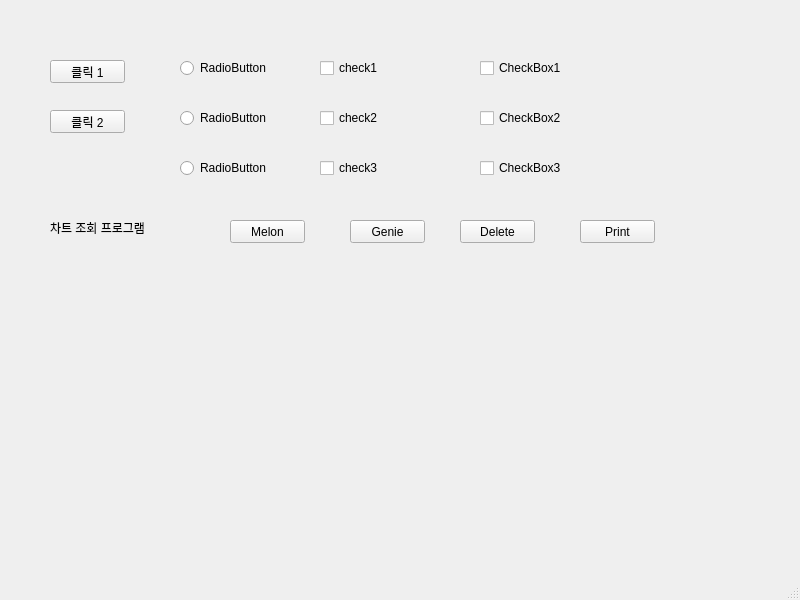
<?xml version="1.0" encoding="UTF-8"?>
<ui version="4.0">
 <class>MainWindow</class>
 <widget class="QMainWindow" name="MainWindow">
  <property name="geometry">
   <rect>
    <x>0</x>
    <y>0</y>
    <width>800</width>
    <height>600</height>
   </rect>
  </property>
  <property name="windowTitle">
   <string>MainWindow</string>
  </property>
  <widget class="QWidget" name="centralwidget">
   <widget class="QPushButton" name="pushButton_1">
    <property name="geometry">
     <rect>
      <x>50</x>
      <y>60</y>
      <width>75</width>
      <height>23</height>
     </rect>
    </property>
    <property name="text">
     <string>클릭 1</string>
    </property>
   </widget>
   <widget class="QPushButton" name="pushButton_2">
    <property name="geometry">
     <rect>
      <x>50</x>
      <y>110</y>
      <width>75</width>
      <height>23</height>
     </rect>
    </property>
    <property name="text">
     <string>클릭 2</string>
    </property>
   </widget>
   <widget class="QRadioButton" name="radioButton_1">
    <property name="geometry">
     <rect>
      <x>180</x>
      <y>60</y>
      <width>90</width>
      <height>16</height>
     </rect>
    </property>
    <property name="text">
     <string>RadioButton</string>
    </property>
   </widget>
   <widget class="QRadioButton" name="radioButton_2">
    <property name="geometry">
     <rect>
      <x>180</x>
      <y>110</y>
      <width>90</width>
      <height>16</height>
     </rect>
    </property>
    <property name="text">
     <string>RadioButton</string>
    </property>
   </widget>
   <widget class="QRadioButton" name="radioButton_3">
    <property name="geometry">
     <rect>
      <x>180</x>
      <y>160</y>
      <width>90</width>
      <height>16</height>
     </rect>
    </property>
    <property name="text">
     <string>RadioButton</string>
    </property>
   </widget>
   <widget class="QCheckBox" name="check1">
    <property name="geometry">
     <rect>
      <x>320</x>
      <y>60</y>
      <width>81</width>
      <height>16</height>
     </rect>
    </property>
    <property name="text">
     <string>check1</string>
    </property>
   </widget>
   <widget class="QCheckBox" name="check2">
    <property name="geometry">
     <rect>
      <x>320</x>
      <y>110</y>
      <width>81</width>
      <height>16</height>
     </rect>
    </property>
    <property name="text">
     <string>check2</string>
    </property>
   </widget>
   <widget class="QCheckBox" name="check3">
    <property name="geometry">
     <rect>
      <x>320</x>
      <y>160</y>
      <width>81</width>
      <height>16</height>
     </rect>
    </property>
    <property name="text">
     <string>check3</string>
    </property>
   </widget>
   <widget class="QCheckBox" name="checkBox1">
    <property name="geometry">
     <rect>
      <x>480</x>
      <y>60</y>
      <width>91</width>
      <height>16</height>
     </rect>
    </property>
    <property name="text">
     <string>CheckBox1</string>
    </property>
   </widget>
   <widget class="QCheckBox" name="checkBox2">
    <property name="geometry">
     <rect>
      <x>480</x>
      <y>110</y>
      <width>91</width>
      <height>16</height>
     </rect>
    </property>
    <property name="text">
     <string>CheckBox2</string>
    </property>
   </widget>
   <widget class="QCheckBox" name="checkBox3">
    <property name="geometry">
     <rect>
      <x>480</x>
      <y>160</y>
      <width>91</width>
      <height>16</height>
     </rect>
    </property>
    <property name="text">
     <string>CheckBox3</string>
    </property>
   </widget>
   <widget class="QPushButton" name="melon">
    <property name="geometry">
     <rect>
      <x>230</x>
      <y>220</y>
      <width>75</width>
      <height>23</height>
     </rect>
    </property>
    <property name="text">
     <string>Melon</string>
    </property>
   </widget>
   <widget class="QPushButton" name="genie">
    <property name="geometry">
     <rect>
      <x>350</x>
      <y>220</y>
      <width>75</width>
      <height>23</height>
     </rect>
    </property>
    <property name="text">
     <string>Genie</string>
    </property>
   </widget>
   <widget class="QLabel" name="label">
    <property name="geometry">
     <rect>
      <x>50</x>
      <y>220</y>
      <width>111</width>
      <height>16</height>
     </rect>
    </property>
    <property name="text">
     <string>차트 조회 프로그램</string>
    </property>
   </widget>
   <widget class="QPushButton" name="deleteButton">
    <property name="geometry">
     <rect>
      <x>460</x>
      <y>220</y>
      <width>75</width>
      <height>23</height>
     </rect>
    </property>
    <property name="text">
     <string>Delete</string>
    </property>
   </widget>
   <widget class="QPushButton" name="printButton">
    <property name="geometry">
     <rect>
      <x>580</x>
      <y>220</y>
      <width>75</width>
      <height>23</height>
     </rect>
    </property>
    <property name="text">
     <string>Print</string>
    </property>
   </widget>
  </widget>
  <widget class="QMenuBar" name="menubar">
   <property name="geometry">
    <rect>
     <x>0</x>
     <y>0</y>
     <width>800</width>
     <height>21</height>
    </rect>
   </property>
  </widget>
  <widget class="QStatusBar" name="statusbar"/>
 </widget>
 <resources/>
 <connections/>
</ui>
